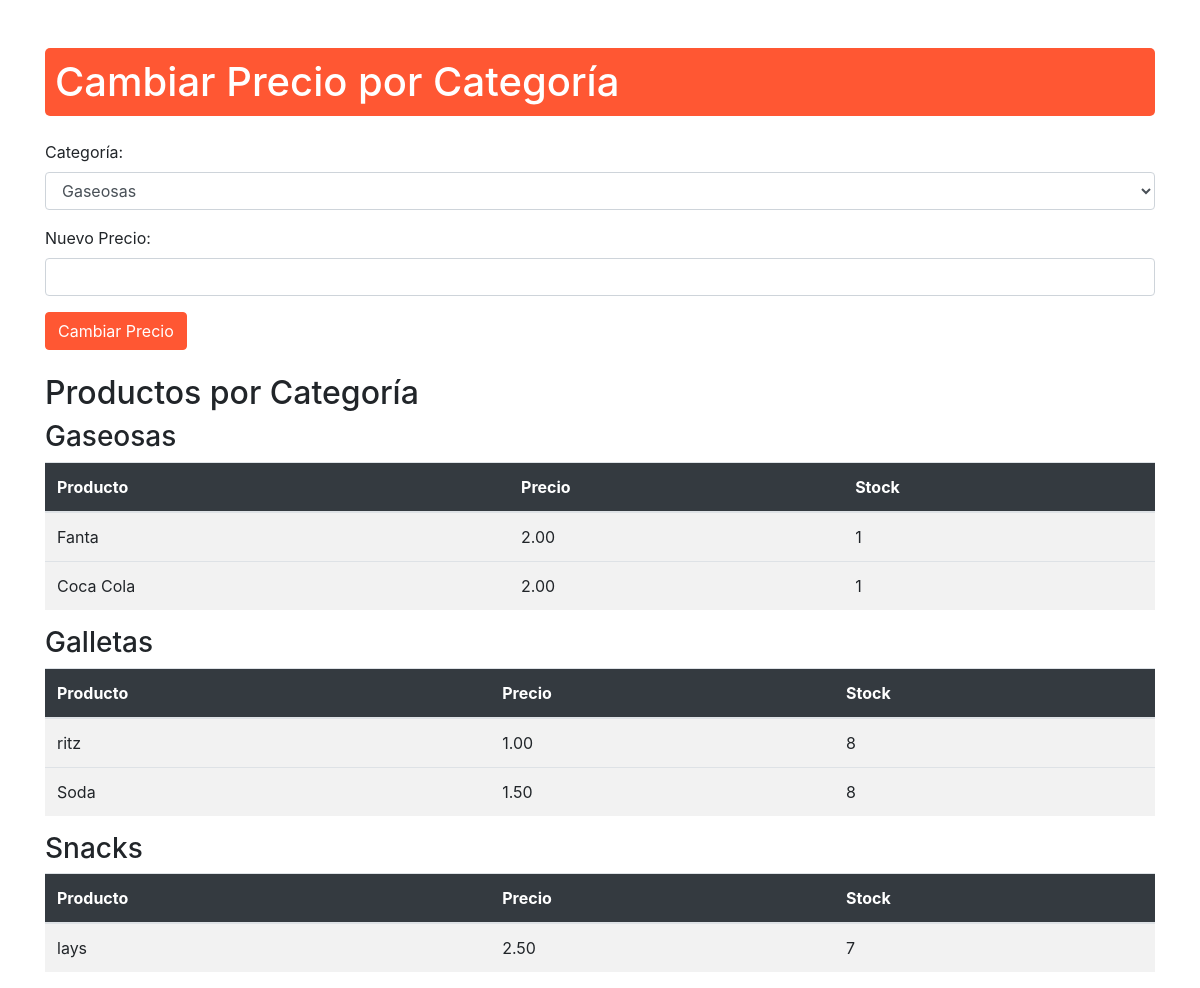
/tienda/cambiar_precio/, run on the app's committed database.
### tienda/models.py (models this page shows, shortened)
class Categoria(models.Model):
    nombre = models.CharField(max_length=200)
    pub_date = models.DateTimeField('date published')

class Producto(models.Model):
    categoria = models.ForeignKey(Categoria, on_delete=models.CASCADE)
    nombre = models.CharField(max_length=200)
    precio = models.DecimalField(max_digits=6, decimal_places=2)
    stock = models.IntegerField(default=0)
    pub_date = models.DateTimeField('date published')

### tienda/views.py (the view)
# urls.py: path('cambiar_precio/', views.cambiar_precio, name='cambiar_precio'),
def cambiar_precio(request):
    categorias = Categoria.objects.all()
    if request.method == "POST":
        categoria_id = request.POST.get('categoria')
        nuevo_precio = float(request.POST.get('nuevo_precio'))
        productos = Producto.objects.filter(categoria_id=categoria_id)
        productos.update(precio=nuevo_precio)
    categorias_con_productos = []
    for categoria in categorias:
        productos = Producto.objects.filter(categoria=categoria)
        categorias_con_productos.append({'categoria': categoria, 'productos': productos})
    return render(
        request,
        'tienda/cambiar_precio.html',
        {'categorias_con_productos': categorias_con_productos}
    )

### tienda/templates/tienda/cambiar_precio.html (shortened to what this page needs)
<!DOCTYPE html>
<html lang="en">
<head>
    <link rel="stylesheet" href="https://stackpath.bootstrapcdn.com/bootstrap/4.5.2/css/bootstrap.min.css">
</head>
<body>
    <div class="container mt-5 mx-auto">
        <h1 class="page-title mb-4">Cambiar Precio por Categoría</h1>
        <form method="post">
            <div class="form-group">
                <label for="categoria">Categoría:</label>
                <select class="form-control" id="categoria" name="categoria">
                    {% for categoria_con_productos in categorias_con_productos %}
                        <option value="{{ categoria_con_productos.categoria.id }}">{{ categoria_con_productos.categoria.nombre }}</option>
                    {% endfor %}
                </select>
            </div>
            <div class="form-group">
                <label for="nuevo_precio">Nuevo Precio:</label>
                <input type="number" class="form-control" id="nuevo_precio" name="nuevo_precio" min="0" step="0.01">
            </div>
            <button type="submit" class="btn btn-primary">Cambiar Precio</button>
        </form>
        <h2 class="mt-4">Productos por Categoría</h2>
        {% for categoria_con_productos in categorias_con_productos %}
            <h3>{{ categoria_con_productos.categoria.nombre }}</h3>
            <table class="table">
                <thead>
                    <tr>
                        <th>Producto</th>
                        <th>Precio</th>
                        <th>Stock</th>
                    </tr>
                </thead>
                <tbody>
                    {% for producto in categoria_con_productos.productos %}
                        <tr>
                            <td>{{ producto.nombre }}</td>
                            <td>{{ producto.precio }}</td>
                            <td>{{ producto.stock }}</td>
                        </tr>
                    {% endfor %}
                </tbody>
            </table>
        {% endfor %}
    </div>
</body>
</html>

### tienda/templates/tienda/cambiar_precio.html (style rules this page uses)
.page-title { background-color: #FF5733; color: white; padding: 10px; border-radius: 5px; }
.btn-primary { background-color: #FF5733; border-color: #FF5733; }
.table { background-color: #F2F2F2; }
.table thead th { background-color: #343a40; color: white; }

### data on the page
Categoria: categoria.nombre "Gaseosas"
Producto: nombre "Fanta", precio "2.00", stock "1"
Producto: nombre "Coca Cola", precio "2.00", stock "1"
Categoria: categoria.nombre "Galletas"
Producto: nombre "ritz", precio "1.00", stock "8"
Producto: nombre "Soda", precio "1.50", stock "8"
Categoria: categoria.nombre "Snacks"
Producto: nombre "lays", precio "2.50", stock "7"

### other printed values
form field categoria "Gaseosas"
